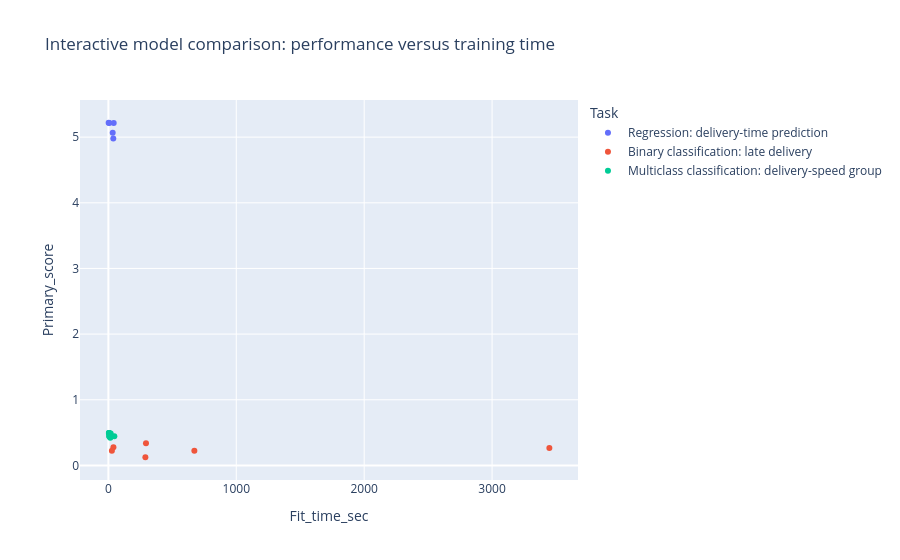

This figure's notebook cell:
### Markdown cell above
## 74. Optional interactive model comparison

If Plotly is installed, the next cell creates an interactive chart. If Plotly is not installed, the notebook automatically falls back to the static plots above, so execution remains reproducible on a minimal environment.

### Code cell
try:
    import plotly.express as px

    if "all_model_summary" in globals():
        fig = px.scatter(
            all_model_summary,
            x="Fit_time_sec",
            y="Primary_score",
            color="Task",
            hover_name="Model",
            hover_data=["Primary_metric", "Primary_direction", "Secondary_metric", "Secondary_score"],
            title="Interactive model comparison: performance versus training time",
        )
        fig.show()
    else:
        print("Run the unified model comparison cell first.")
except Exception as exc:
    print("Plotly is not available in this environment. Static plots above are sufficient.")
    print("Reason:", exc)

### Figure 1 — Plotly figure (JSON) as saved in the notebook; plotly's stock layout.template omitted (floating-point values rounded to 4 significant figures)
{"data": [{"customdata": [["MAE", "lower is better", "R2", 0.2972], ["MAE", "lower is better", "R2", 0.2789], ["MAE", "lower is better", "R2", 0.2466], ["MAE", "lower is better", "R2", 0.2462], ["MAE", "lower is better", "R2", 0.246]], "hovertemplate": "<b>%{hovertext}</b><br><br>Task=Regression: delivery-time prediction<br>Fit_time_sec=%{x}<br>Primary_score=%{y}<br>Primary_metric=%{customdata[0]}<br>Primary_direction=%{customdata[1]}<br>Secondary_metric=%{customdata[2]}<br>Secondary_score=%{customdata[3]}<extra></extra>", "hovertext": ["Decision Tree Regression (optional benchmark)", "Kernel Regression (RBF Nystroem + Ridge)", "Ridge Regression", "LASSO Regression", "Linear Regression"], "legendgroup": "Regression: delivery-time prediction", "marker": {"color": "#636efa", "symbol": "circle"}, "mode": "markers", "name": "Regression: delivery-time prediction", "orientation": "v", "showlegend": true, "type": "scatter", "x": [38.32, 33.58, 6.207, 41.57, 2.018], "xaxis": "x", "y": [4.979, 5.067, 5.214, 5.214, 5.219], "yaxis": "y"}, {"customdata": [["F1", "higher is better", "PR_AUC", 0.2731], ["F1", "higher is better", "PR_AUC", 0.2241], ["F1", "higher is better", "PR_AUC", 0.212], ["F1", "higher is better", "PR_AUC", 0.1715], ["F1", "higher is better", "PR_AUC", 0.1724], ["F1", "higher is better", "PR_AUC", 0.1234]], "hovertemplate": "<b>%{hovertext}</b><br><br>Task=Binary classification: late delivery<br>Fit_time_sec=%{x}<br>Primary_score=%{y}<br>Primary_metric=%{customdata[0]}<br>Primary_direction=%{customdata[1]}<br>Secondary_metric=%{customdata[2]}<br>Secondary_score=%{customdata[3]}<extra></extra>", "hovertext": ["Random Forest", "Decision Tree", "Kernel SVM (RBF)", "Linear SVM", "Logistic Regression", "KNN"], "legendgroup": "Binary classification: late delivery", "marker": {"color": "#EF553B", "symbol": "circle"}, "mode": "markers", "name": "Binary classification: late delivery", "orientation": "v", "showlegend": true, "type": "scatter", "x": [293.9, 39.35, 3448.0, 27.37, 672.1, 289.2], "xaxis": "x", "y": [0.3361, 0.2763, 0.2663, 0.2246, 0.2228, 0.1243], "yaxis": "y"}, {"customdata": [["Macro F1", "higher is better", "Accuracy", 0.4983], ["Macro F1", "higher is better", "Accuracy", 0.4995], ["Macro F1", "higher is better", "Accuracy", 0.499], ["Macro F1", "higher is better", "Accuracy", 0.4858], ["Macro F1", "higher is better", "Accuracy", 0.4625], ["Macro F1", "higher is better", "Accuracy", 0.4627], ["Macro F1", "higher is better", "Accuracy", 0.4402], ["Macro F1", "higher is better", "Accuracy", 0.461], ["Macro F1", "higher is better", "Accuracy", 0.4273]], "hovertemplate": "<b>%{hovertext}</b><br><br>Task=Multiclass classification: delivery-speed group<br>Fit_time_sec=%{x}<br>Primary_score=%{y}<br>Primary_metric=%{customdata[0]}<br>Primary_direction=%{customdata[1]}<br>Secondary_metric=%{customdata[2]}<br>Secondary_score=%{customdata[3]}<extra></extra>", "hovertext": ["LightGBM", "XGBoost", "CatBoost", "AdaBoost", "Logistic Regression Multinomial", "Logistic Regression OVR", "Multiclass Decision Tree", "Multiclass Linear SVM", "Multiclass KNN"], "legendgroup": "Multiclass classification: delivery-speed group", "marker": {"color": "#00cc96", "symbol": "circle"}, "mode": "markers", "name": "Multiclass classification: delivery-speed group", "orientation": "v", "showlegend": true, "type": "scatter", "x": [3.755, 4.604, 6.11, 17.89, 6.482, 46.53, 7.303, 18.68, 14.52], "xaxis": "x", "y": [0.4947, 0.494, 0.493, 0.4849, 0.4494, 0.4448, 0.4397, 0.4372, 0.42], "yaxis": "y"}], "layout": {"legend": {"title": {"text": "Task"}, "tracegroupgap": 0}, "title": {"text": "Interactive model comparison: performance versus training time"}, "xaxis": {"anchor": "y", "domain": [0, 1], "title": {"text": "Fit_time_sec"}}, "yaxis": {"anchor": "x", "domain": [0, 1], "title": {"text": "Primary_score"}}}}
